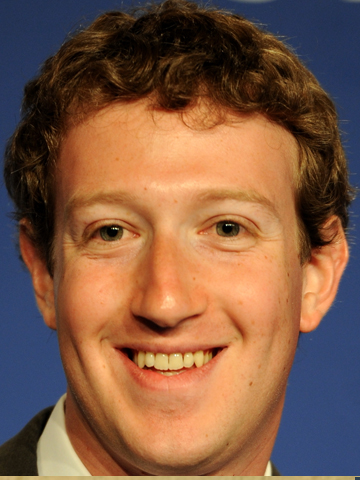
%> input picture Hopfield_code/mark1.jpg, 360 x 480 px; its folder holds 5 pictures in this run
$ octave hopfield_implemnted.m   (GNU Octave 9; MATLAB toolbox functions it lacks are replaced by stand-ins)
%> lines starting %> are read from the running program, lines starting %| are printed output that depends on the picture; in (x1, y1, x2, y2) boxes, pixels count from 0 and x2, y2 are one past the last pixel; in counts of white or black regions, pixels touching at a corner belong together; the program's own positions count from 1
%%%%%%%%%%%%%%%%%%%%%%%%%%%%%%%%%%%%%%%%%%%%%%%%%%%%%%%%%%%%
%	Name: 	Eng. Turky Abdulaziz Abdulhafiz Saderaldin
%	ID:		1300388
%	Homwork #4 (resubmitted)
%%%%%%%%%%%%%%%%%%%%%%%%%%%%%%%%%%%%%%%%%%%%%%%%%%%%%%%%%%%%

clc
close all
clear all

% % % %  Training
N=10;                           % nummber of images
M=60;                           % size of image MxM
data=zeros(M^2,M^2);
image_threshold=[];
for i=1:N
    name = sprintf('mark%d.jpg',i);
    I=imread(name);
%> I is the input picture: size 480x360x3 uint8; mean R, G, B 128.2, 90.6, 68.9
    image_bw=im2bw(I);          % Convert the image to binary
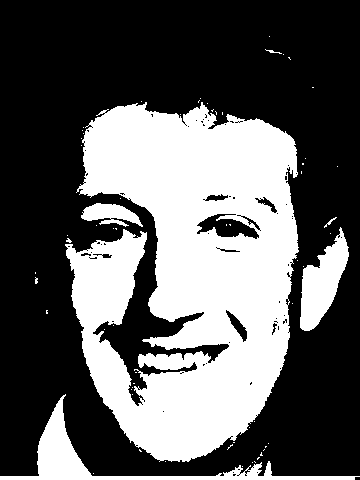
%> image_bw: size 480x360 logical; 37% white; 64 white regions (58 under 20 px), largest, box (x1, y1, x2, y2) and area: (65, 102, 299, 462) 56423, (0, 394, 360, 480) 3918, (300, 227, 349, 331) 2608, (81, 203, 143, 227) 856, (324, 217, 337, 228) 31, (265, 49, 282, 54) 26
    Hsum1=sum(image_bw,2);      % find the valid features in the image on X-axis
%> Hsum1 = 480 values, max 360 at index 477, min 0 at index 1, mean 133.4
    Vsum1=sum(image_bw,1);      % find the valid features in the image on Y-axis
%> Vsum1 = 360 values, max 341 at index 202, min 1 at index 356, mean 177.8
    h1=find(Hsum1>0);           % find the face on hrizontal axis
%> h1 = 392 values from 37 to 480
    h2=find(diff(h1)>1);        % find the edge on X-axis
%> h2 = [1; 7; 10; 11; 12]
    v1=find(Vsum1>0);           % find the face on vertical axis
%> v1 = 360 values from 1 to 360
    v2=find(Vsum1(v1)>1);       % find the edge on Y-axis
%> v2 = 355 values from 1 to 355
    face_image=image_bw(h1,v1); % extract the features
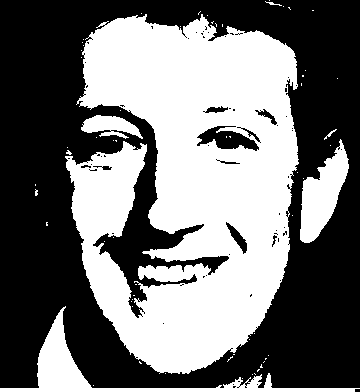
%> face_image: size 392x360 logical; 45.4% white; 63 white regions (57 under 20 px), largest, box (x1, y1, x2, y2) and area: (65, 14, 299, 374) 56423, (0, 306, 360, 392) 3918, (300, 139, 349, 243) 2608, (81, 115, 143, 139) 856, (324, 129, 337, 140) 31, (265, 1, 282, 6) 26
    image_resized=imresize(face_image,[M M]);       % resize the B/W image to prepare data for Hopfield NN
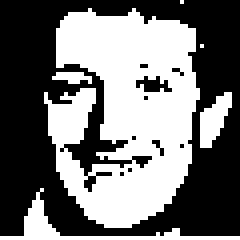
%> image_resized: size 60x60 logical (shown 4 times larger); 45.4% white; 6 white regions (2 under 20 px), largest, box (x1, y1, x2, y2) and area: (11, 2, 50, 57) 1427, (0, 47, 60, 60) 120, (50, 23, 58, 37) 66, (13, 18, 23, 21) 21
    image_vector=reshape(image_resized,M^2,1);      % reshape n*n matrix to be n^2*1 column
%> image_vector = 3600 logical values, 1636 true
    image_threshold=[image_threshold image_vector]; % save image vector for threshold calculation
%> image_threshold = 3600 values, max 1 at index 60, min 0 at index 1, mean 0.454
    image_data=2*double(image_vector)-1;     % mapping from [0 1] to [-1 1]
%> image_data = 3600 values, max 1 at index 60, min -1 at index 1, mean -0.0911
    tmp_data=image_data*image_data';
    data=data+tmp_data;                             % save data vector in a column in matrix (data)
end
%> pass 2 of the loop `for i=1:N`:
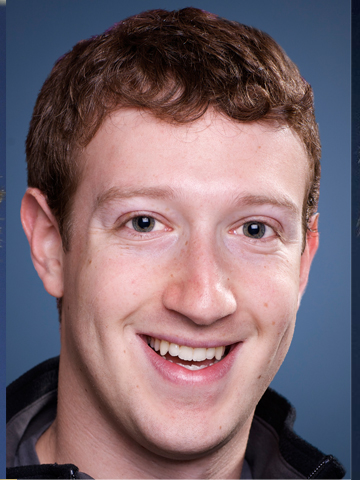
%> input picture Hopfield_code/mark2.jpg, 360 x 480 px
%> I is the input picture: size 480x360x3 uint8; mean R, G, B 122.8, 102.5, 110
%> `image_bw=im2bw(I);`:
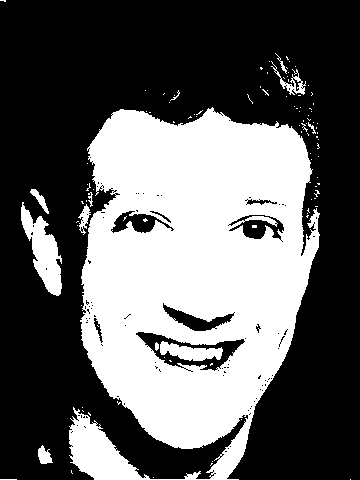
%> image_bw: size 480x360 logical; 38.3% white; 105 white regions (93 under 20 px), largest, box (x1, y1, x2, y2) and area: (69, 107, 320, 480) 62396, (21, 202, 62, 296) 1772, (160, 341, 223, 361) 725
%> Hsum1 = 480 values, max 256 at index 248, min 0 at index 3, mean 137.8
%> Vsum1 = 360 values, max 328 at index 212, min 0 at index 18, mean 183.8
%> h1 = 428 values from 1 to 480
%> h2 = [2; 54]
%> v1 = 310 values from 1 to 351
%> v2 = 298 values from 1 to 309
%> face_image: size 428x310 logical; 49.9% white; 105 white regions (93 under 20 px), largest, box (x1, y1, x2, y2) and area: (58, 55, 309, 428) 62396, (17, 150, 58, 244) 1772, (149, 289, 212, 309) 725
%> `image_resized=imresize(face_image,[M M]);`:
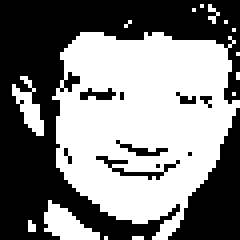
%> image_resized: size 60x60 logical (shown 4 times larger); 50.2% white; 11 black regions (8 under 20 px), largest, box (x1, y1, x2, y2) and area: (0, 0, 60, 60) 1426, (42, 27, 60, 60) 281, (24, 39, 45, 45) 31
%> image_vector = 3600 logical values, 1806 true
%> image_data = 3600 values, max 1 at index 202, min -1 at index 1, mean 0.00333
%> (the run ends here)
